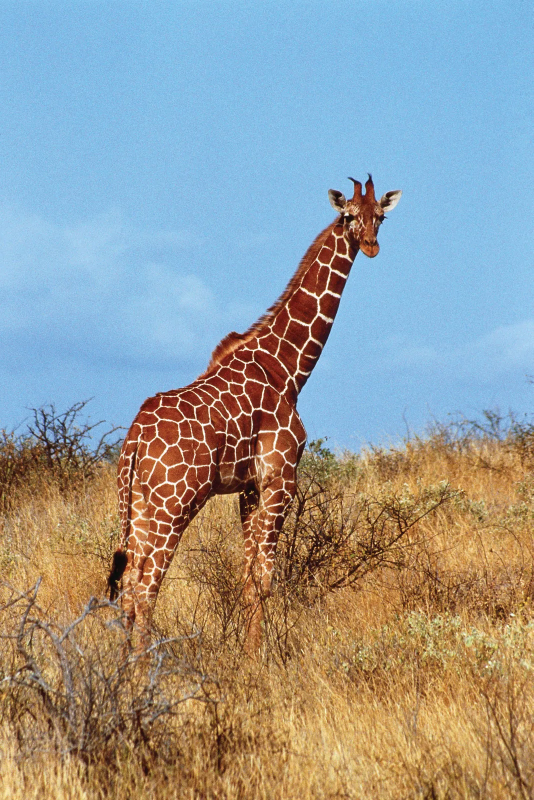
#> input picture 05-OpenCV/data/giraffe-Kenya.png, 1067 x 1600 px (shown at 1/2 size)
$ jupyter execute 09-affine_perspective.ipynb
#> lines starting #> are read from the running program, lines starting #| are printed output that depends on the picture; after the words box and inside, x2 and y2 are one past the last pixel; in counts of white or black regions, pixels touching at a corner belong together
# Perspective Transformation

[cell 1]
import cv2
import numpy as np
import matplotlib.pyplot as plt

[cell 2]
img = cv2.imread('./data/giraffe-Kenya.png')
#> img is the input picture: shape (1600, 1067, 3); mean B, G, R 152, 154.5, 150.9
img_rgb = cv2.cvtColor(img, cv2.COLOR_BGR2RGB)
plt.imshow(img_rgb)

[cell 3]
img_rgb.shape
#> Out = (1600, 1067, 3)

## Image with perspective transformation

[cell 4]
def check_4_points(img, old_pts, new_pts):

    image = img.copy()

    for op, np in zip(old_pts, new_pts):
        cv2.circle(img=image, center=op, radius=15, color=(255,0,0), thickness=-1)
        cv2.circle(img=image, center=np, radius=15, color=(0,255,0), thickness=-1)
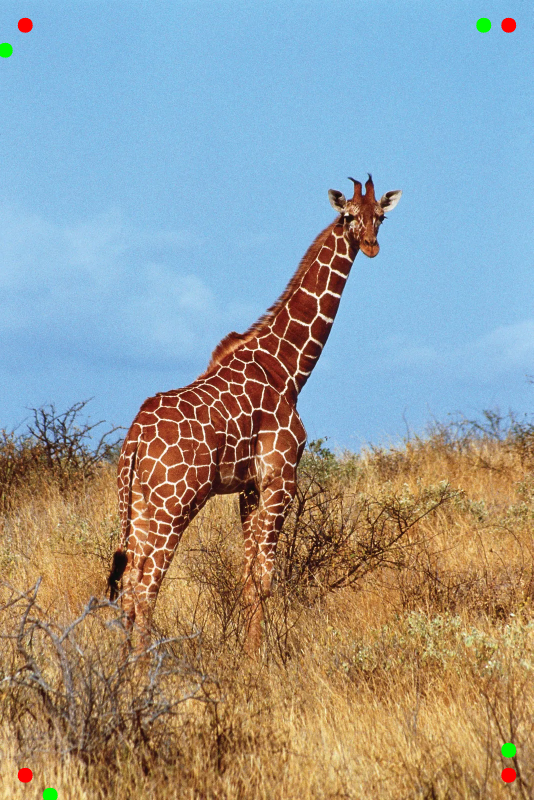
#> image: shape (1600, 1067, 3) (shown at 1/2 size); mean R, G, B 150.8, 154.4, 151.5

    return image

[cell 5]
old_points = [(50,50), (1017,50), (50,1550), (1017,1550)]  # RED color
new_points = [(10,100), (967,50), (100,1590), (1017,1500)] # Green color

pst_transform = check_4_points(img_rgb, old_points, new_points)

plt.imshow(pst_transform)
plt.axis('off')
# plt.legend()
plt.show()

[cell 6]
height, width, _ = img_rgb.shape
#> height = 1600; width = 1067

# input_points: where four points are located in the original image.
input_points = np.float32([[50, 50], [width-50,50], [50,height-50], [width-50,height-50]])

# output_points: where those same four points should end up in the transformed image.
output_points = np.float32([[10,100], [width-100,50], [100,height-10], [width-50,height-100]])

| Points | Input coordinate | Output coordinate |
|--------|------------------|-------------------|
|   P1   |      (50, 50)    |      (10, 100)    |
|   P2   |    (1017, 50)    |      (967, 50)    |
|   P3   |    (50, 1550)    |    (100, 1590)    |
|   P4   |  (1017, 1550)    |   (1017, 1500)    |

- P1 moves left and down.
- P2 moves left and stays higher.
- P3 moves right and down.
- P4 moves right and up.

[cell 7]
'''
Trasformation matrix for Perspective trasformation

3x3

a, b, c
d, e, f
g, h, 1

a,b,c is responsioble for horizontal scaling, rotation and tranlation
d,e,f is responsioble for vertical scaling, rotation and tranlation
g,h  : Perspective components that account for depth and skew

'''

# The transformation matrix calculated from the corresponding points.
M = cv2.getPerspectiveTransform(src=input_points, dst=output_points)
#> M = [[1.02, 0.063, -44.26], [-0.0503, 1.04, 50.77], [3.13e-05, 2.81e-05, 1]]

# Apply that matrix to produce the transformed image.
perspective_img = cv2.warpPerspective(src=img_rgb, M=M, dsize=(width, height))
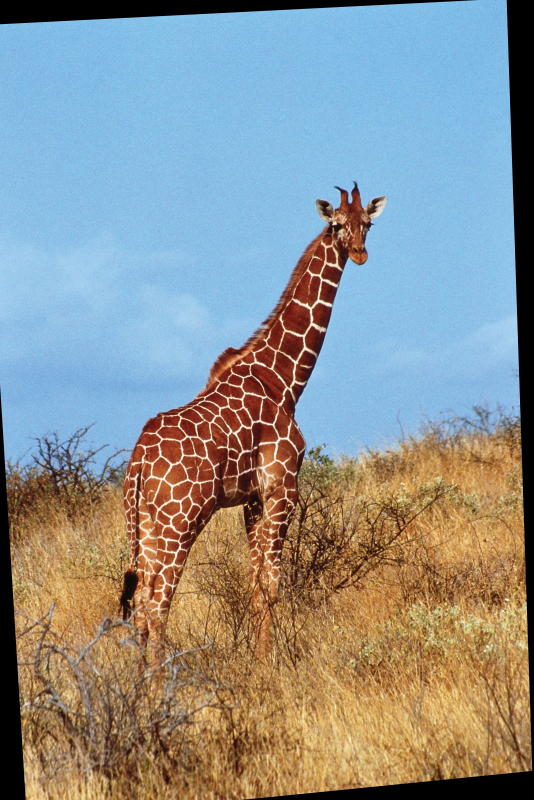
#> perspective_img: shape (1600, 1067, 3) (shown at 1/2 size); mean R, G, B 140.9, 145.5, 144.5

# Show image
plt.imshow(perspective_img)

## Image with Affine transformation

[cell 8]
def check_4_points(img, old_pts, new_pts):

    image = img.copy()

    for op, np in zip(old_pts, new_pts):
        cv2.circle(img=image, center=op, radius=15, color=(255,0,0), thickness=-1)
        cv2.circle(img=image, center=np, radius=15, color=(0,255,0), thickness=-1)
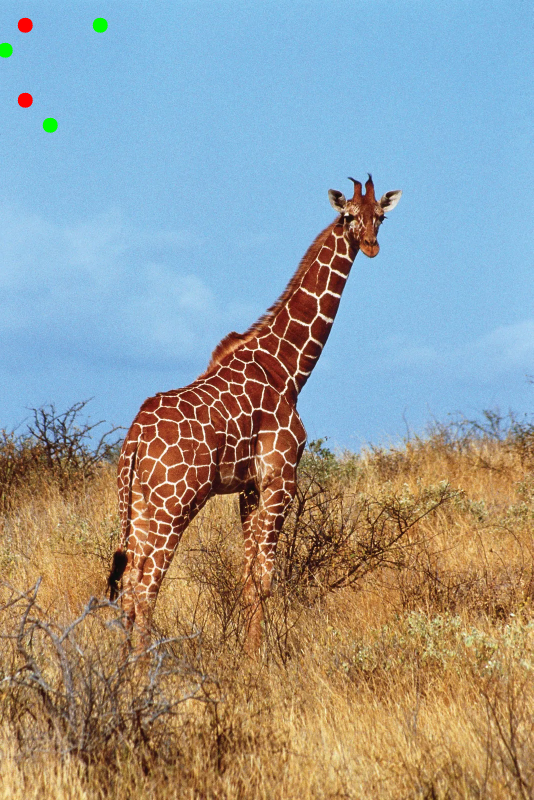
#> image: shape (1600, 1067, 3) (shown at 1/2 size); mean R, G, B 150.8, 154.5, 151.5

    return image

[cell 9]
height, width, _ = img_rgb.shape

# old_points: where four points are located in the original image.
old_points = [[50,50], [200, 50], [50, 200]]

# new_points: where those same four points should end up in the transformed image.
new_points = [[10,100], [200, 50], [100, 250]]

af_transformation = check_4_points(img_rgb, old_points, new_points)

plt.imshow(af_transformation)
plt.axis('off')
plt.show()

[cell 10]
# input_points: where four points are located in the original image.
input_points = np.float32([[50,50], [200, 50], [50, 200]])

# output_points: where those same four points should end up in the transformed image.
output_points = np.float32([[10,100], [200, 50], [100, 250]])

'''
Trasformation matrix for Perspective trasformation

3x3

a, b, c
d, e, f
g, h, 1

a,b,c is responsioble for horizontal scaling, rotation and tranlation
d,e,f is responsioble for vertical scaling, rotation and tranlation
g,h  : Perspective components that account for depth and skew

'''

# The transformation matrix calculated from the corresponding points.
M = cv2.getAffineTransform(src=input_points, dst=output_points)
#> M = [[1.27, 0.6, -83.33], [-0.333, 1, 66.67]]

# Apply that matrix to produce the transformed image.
affine_img = cv2.warpAffine(src=img_rgb, M=M, dsize=(width, height))
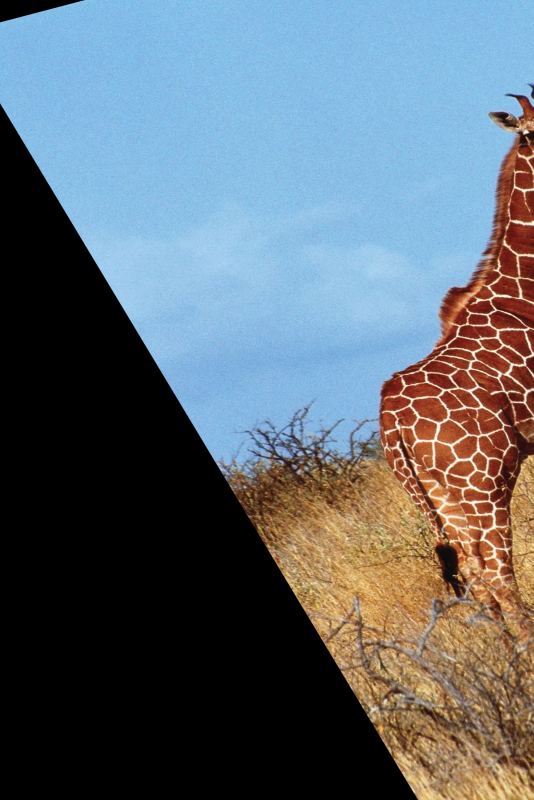
#> affine_img: shape (1600, 1067, 3) (shown at 1/2 size); mean R, G, B 94.9, 105.1, 113.1

# Show image
plt.imshow(affine_img)

## Image rotation

[cell 11]
# scale = 1.0
angle = 45
center = (height // 2, width // 2)
#> center = (800, 533)
scale = 1.0

M = cv2.getRotationMatrix2D(center, angle, scale)
#> M = [[0.707, 0.707, -142.6], [-0.707, 0.707, 721.8]]
'''
NOTE:

--> "angle = 45"
The image is rotated by 45 degrees.
- Positive angle: counterclockwise rotation in OpenCV's coordinate convention.
- Negative angle: clockwise rotation.

---------

--> "scale = 1.0"
This controls the size of the image during rotation.
| Scale |       Effect     |
|-------|------------------|
| 0.5   | Half the size    |
| 1.0	| Original size    |
| 2.0	| Twice the size   |


'''

rotated_img = cv2.warpAffine(img_rgb, M, (width, height))
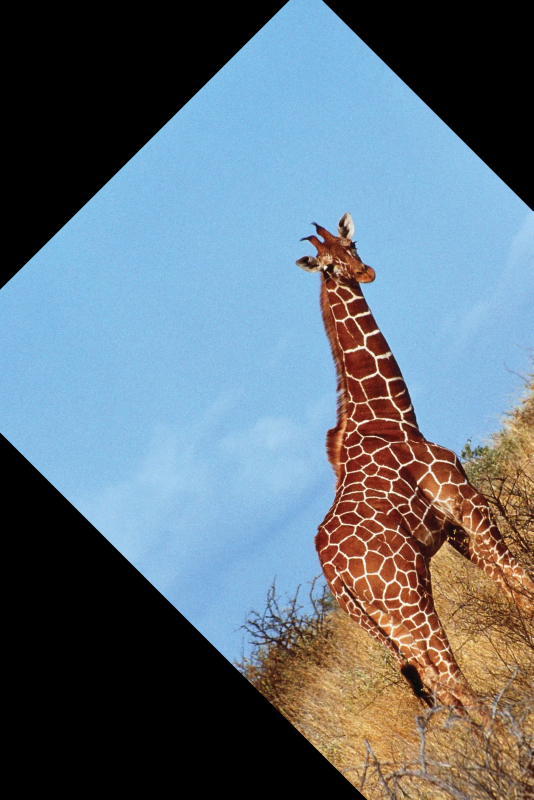
#> rotated_img: shape (1600, 1067, 3) (shown at 1/2 size); mean R, G, B 98.1, 112.4, 123.7

plt.imshow(rotated_img)

[cell 12]
# scale = 0.5
angle = 45
center = (height // 2, width // 2)
scale = 0.5
M = cv2.getRotationMatrix2D(center, angle, scale)
#> M = [[0.354, 0.354, 328.7], [-0.354, 0.354, 627.4]]
rotated_img = cv2.warpAffine(img_rgb, M, (width, height))
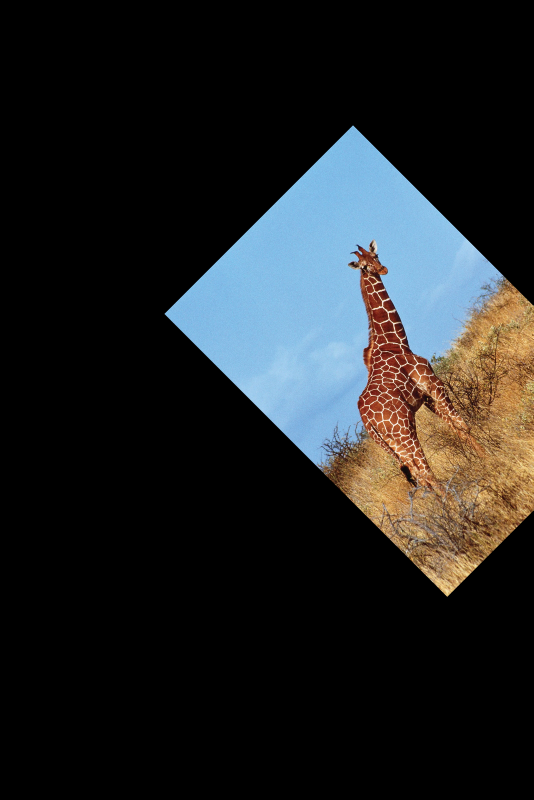
#> rotated_img: shape (1600, 1067, 3) (shown at 1/2 size); mean R, G, B 33.1, 35.1, 35.9

plt.imshow(rotated_img)

[cell 13]
# scale = 2.0
angle = 45
center = (height // 2, width // 2)
scale = 2.0

M = cv2.getRotationMatrix2D(center, angle, scale)
#> M = [[1.41, 1.41, -1085.1], [-1.41, 1.41, 910.6]]
rotated_img = cv2.warpAffine(img_rgb, M, (width, height))
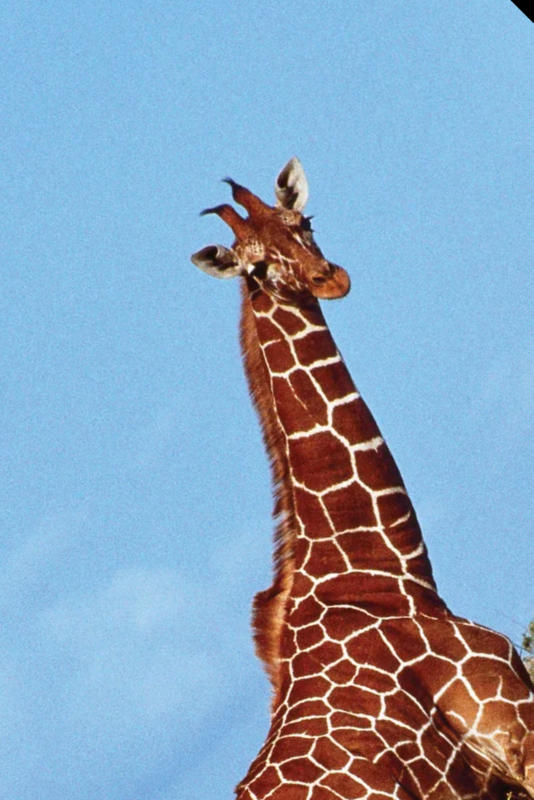
#> rotated_img: shape (1600, 1067, 3) (shown at 1/2 size); mean R, G, B 137.4, 163.7, 189.5

plt.imshow(rotated_img)

## Image shearing

`shear_x = 0.5` and `shear_y = 0` mean that the image is sheared horizontally, so points farther down the image shift farther to the right.

which means:

$M = \begin{bmatrix} a & b & t_x \\ c & d & t_y \end{bmatrix} = \begin{bmatrix}1 & shear_x=0.5 & 0 \\ shear_y=0 & 1 & 0 \end{bmatrix}$

For image shearing, `b` $\ne$ `0` and `c` $\ne$ `0`, then `a` and `b` as same value. $t_x$ and $t_y$ must be zero.

[cell 14]
shear_x, shear_y = 0.5, 0

M = np.float32([[1,shear_x,0],
                [shear_y,1,0]])

sheared_img = cv2.warpAffine(src=img_rgb, M=M, dsize=(width, height))
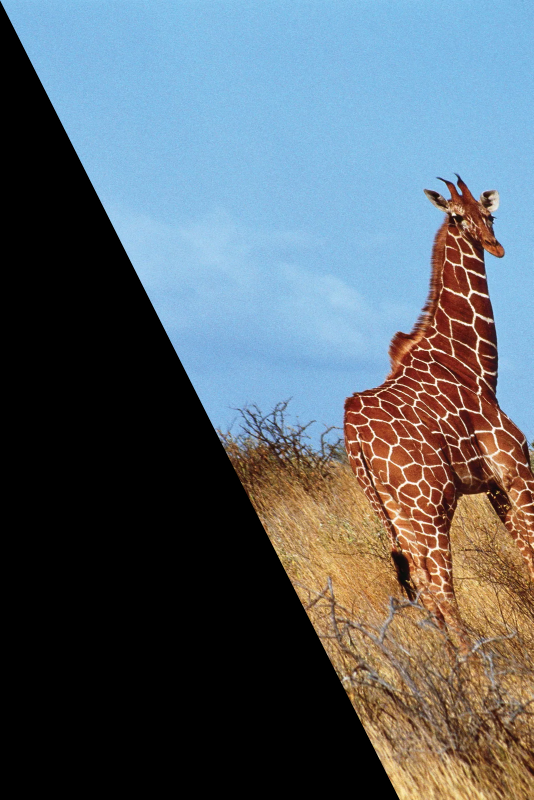
#> sheared_img: shape (1600, 1067, 3) (shown at 1/2 size); mean R, G, B 89.5, 98.7, 105.7

plt.imshow(sheared_img)

## Image translation

$t_x$ and $t_y$ move the image along X and Y axes without changing shape.

If we move the object in the image 50 pixel right and 100 pixel downard without shearing but scaling.

$M = \begin{bmatrix}
a & b & t_x \\
c & d & t_y
\end{bmatrix} =
\begin{bmatrix}
1 & 0 & 200 \\
0 & 1 & 300
\end{bmatrix}$

[cell 15]
tx, ty = 200, 300

M = np.float32([[1,0,tx],
                [0,1,ty]])

translated_img = cv2.warpAffine(img_rgb, M, (width, height))
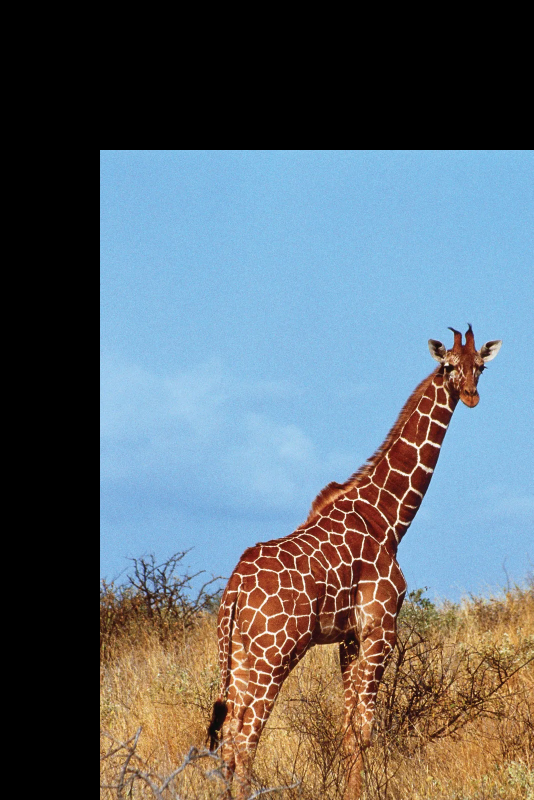
#> translated_img: shape (1600, 1067, 3) (shown at 1/2 size); mean R, G, B 95.4, 103.5, 109.3

plt.imshow(translated_img)

[cell 16]
fig, axs = plt.subplots(2,3, figsize=(12,10))
methods = {"Original image": img_rgb,
           "Perspective transformation": perspective_img,
           "Affine transformation": affine_img,
           "Image rotation": rotated_img,
           "Image shearing": sheared_img,
           "Image translation": translated_img}

for ax, (title, img) in zip(axs.flat, methods.items()):
    ax.imshow(img)
    ax.set_title(title)
    ax.axis('off')
#> this loop made 6 passes
#> title on passes 1 to 6: 'Original image', 'Perspective transformation', 'Affine transformation', 'Image rotation', 'Image shearing', 'Image translation'

plt.suptitle("Image transformation, rotation, shearing and translation", weight='bold', size=12)
plt.tight_layout()

# Save the entire figure
plt.savefig("image_transformations.jpg", dpi=300, bbox_inches="tight")


plt.show()

$ run again, with 05-OpenCV/data/butterfly.jpg saved as 05-OpenCV/data/giraffe-Kenya.png
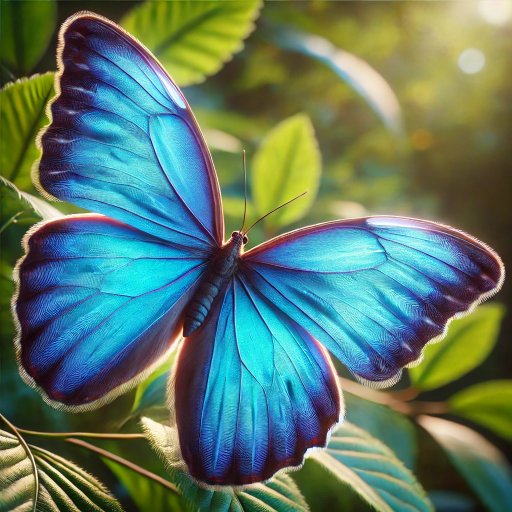
#> input picture 05-OpenCV/data/butterfly.jpg, 1024 x 1024 px (shown at 1/2 size)
#> img is the input picture: shape (1024, 1024, 3); mean B, G, R 102.9, 121.6, 93.2
#> `M = cv2.getPerspectiveTransform(src=input_points, dst=output_points)`: M = [[1.04, 0.103, -47.31], [-0.0517, 1.04, 51.01], [5.46e-05, 4.67e-05, 1]]
#> after the loop in check_4_points, `for op, np in zip(old_pts, new_pts):`:
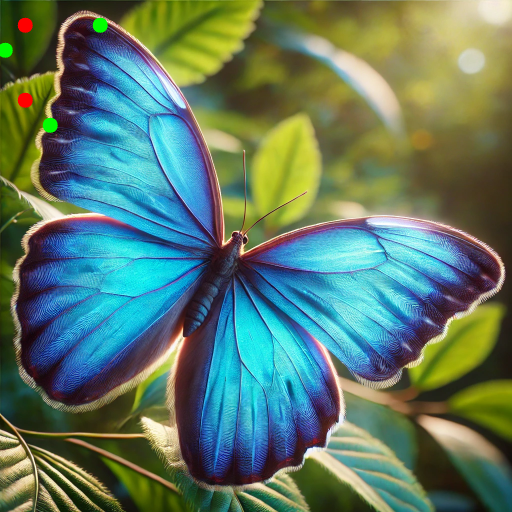
#> image: shape (1024, 1024, 3) (shown at 1/2 size); mean R, G, B 93.3, 121.8, 102.8
#> `M = cv2.getAffineTransform(src=input_points, dst=output_points)`: M = [[1.27, 0.6, -83.33], [-0.333, 1, 66.67]]
#> `M = cv2.getRotationMatrix2D(center, angle, scale)`: M = [[0.707, 0.707, -212.1], [-0.707, 0.707, 512]]
#> `M = cv2.getRotationMatrix2D(center, angle, scale)`: M = [[0.354, 0.354, 150], [-0.354, 0.354, 512]]
#> `M = cv2.getRotationMatrix2D(center, angle, scale)`: M = [[1.41, 1.41, -936.2], [-1.41, 1.41, 512]]
#> `translated_img = cv2.warpAffine(img_rgb, M, (width, height))`:
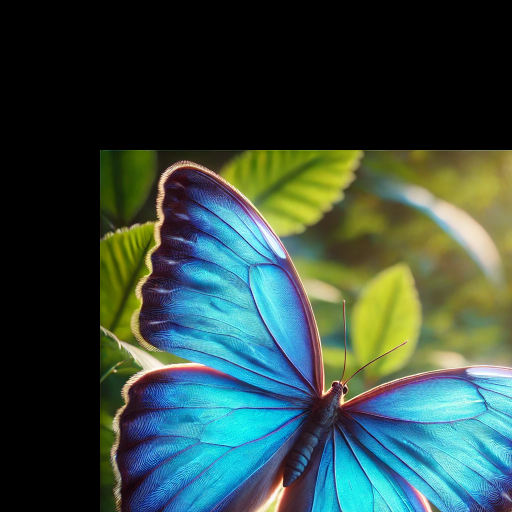
#> translated_img: shape (1024, 1024, 3) (shown at 1/2 size); mean R, G, B 51.8, 75.1, 67
#> the loop `for ax, (title, img) in zip(axs.flat, methods.items()):` made 6 passes
#> title on passes 1 to 6: 'Original image', 'Perspective transformation', 'Affine transformation', 'Image rotation', 'Image shearing', 'Image translation'
